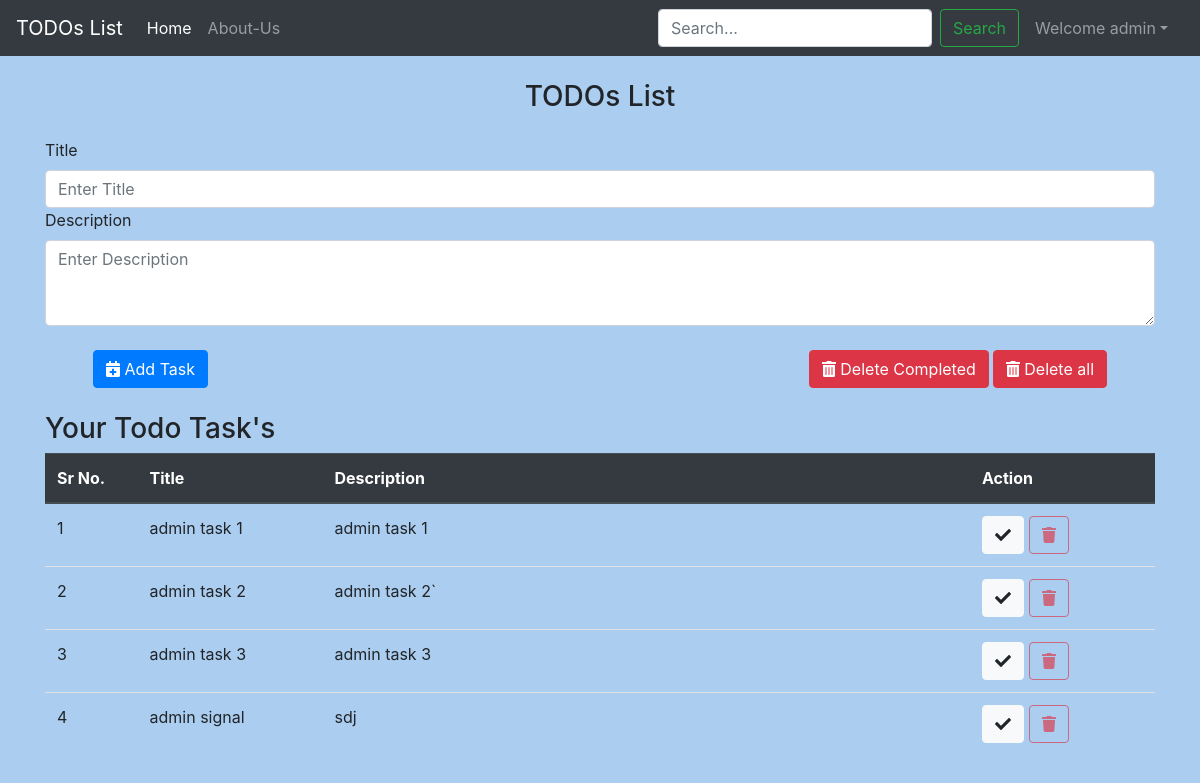
The page / (signed in) on the database as committed earlier.
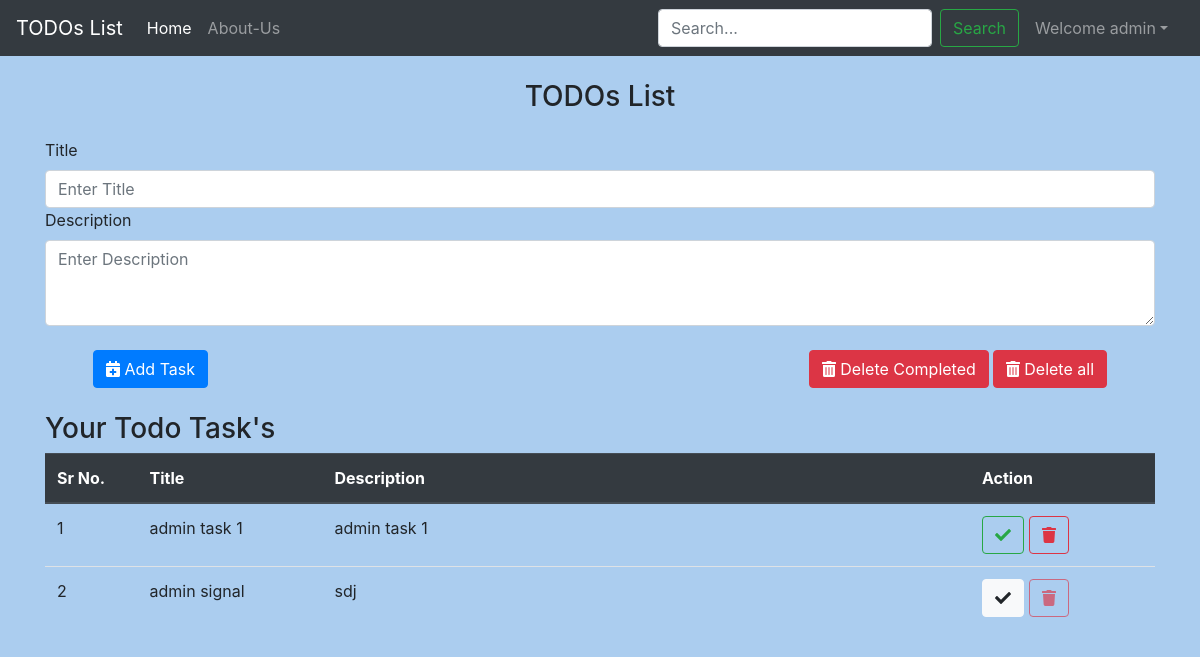
The same page on the database as committed later.
### todolist_app/models.py (models this page shows, shortened)
class TodoItem(models.Model):
    title = models.CharField(max_length=50)
    description = models.CharField(max_length=1000)
    is_completed = models.BooleanField(default=False)
    user = models.ForeignKey(User, on_delete=models.CASCADE, null=True)

### todolist_app/views.py (the view)
# urls.py: 2. Add a URL to urlpatterns:  path('', views.home, name='home')
def home(request):
    if request.user.is_authenticated:
        todo_items = TodoItem.objects.filter(user=request.user).order_by('id')
        form = TodoListForm(label_suffix='')
        search_form = TodoListSearchForm(label_suffix='')
        if len(todo_items) == 0:
            messages.warning(
                request, "You have nothing to do.Please add to do task's")
        data = {'todo_items': todo_items,
                'form': form, 'search_form': search_form}
        return render(request, 'todolist_app/home.html', data)
    else:
        login_form = LoginForm(label_suffix='')
        return render(request, 'todolist_app/login.html', {'login_form': login_form})

### todolist_app/forms.py
class TodoListForm(forms.ModelForm):
    class Meta:
        model = TodoItem
        fields = ['title', 'description']
        widgets = {
            'title': forms.TextInput(attrs={'class': 'form-control', 'aria-describedby': 'titlehelp', 'placeholder': 'Enter Title'}),
            'description': forms.Textarea(attrs={'class': 'form-control', 'rows': '3', 'placeholder': 'Enter Description'}),
        }

class TodoListSearchForm(forms.Form):
    search_string = forms.CharField(label='', max_length=50,
                                    widget=forms.TextInput(
                                        attrs={
                                            'class': 'form-control mr-sm-2', 'type': 'search', 'placeholder': 'Search...', 'aria-label': 'Search'
                                        }))

### todolist_app/templates/todolist_app/home.html (shortened to what this page needs)
{% extends "./basic.html" %}
{% block body %}
    <div class="container">
        <h3 class="text-center my-4">TODOs List</h3>
        <form action="{% url 'addItem' %}" method="post">
            {{ form }}
            <br />
            <button type="submit" class="ml-5 btn btn-primary">
                <i class="fas fa-calendar-plus"> </i> Add Task
            </button>
            <a href="{% url 'deleteAllItem' %}"
               class="mr-5 btn btn-danger float-right"><i class="fas fa-trash-alt">   </i> Delete all</a>
            <a href="{% url 'deleteComplete' %}"
               class="mr-1 btn btn-danger float-right"><i class="fas fa-trash-alt">   </i> Delete Completed</a>
        </form>
        <div id="items" class="my-4">
            <h3>Your Todo Task's</h3>
            <table class="table">
                <colgroup>
                    <col class="col-md-1" />
                    <col class="col-md-2" />
                    <col class="col-md-7" />
                    <col class="col-md-2" />
                </colgroup>
                <thead class="thead-dark">
                    {% if todo_items %}
                        <tr>
                            <th>Sr No.</th>
                            <th>Title</th>
                            <th>Description</th>
                            <th>Action</th>
                        </tr>
                    {% endif %}
                </thead>
                <tbody id="tbody">
                    {% for todo_item in todo_items %}
                        <tr>
                            <td>{{ forloop.counter }}</td>
                            <td>{{ todo_item.title }}</td>
                            <td>{{ todo_item.description }}</td>
                            <td>
                                {% if todo_item.is_completed %}
                                    <button class="btn btn-outline-success">
                                        <i class="fas fa-check"></i>
                                    </button>
                                {% else %}
                                    <a href="{% url 'isComplete' todo_item.id %}">
                                        <button class="btn btn-light">
                                            <i class="fas fa-check"></i>
                                        </button>
                                    </a>
                                {% endif %}
                                {% if todo_item.is_completed %}
                                    <a href="{% url 'deleteItem' todo_item.id %}">
                                        <button class="btn btn-outline-danger">
                                            <i class="fas fa-trash"></i>
                                        </button>
                                    </a>
                                {% else %}
                                    <button class="btn btn-outline-danger" disabled>
                                        <i class="fas fa-trash"></i>
                                    </button>
                                {% endif %}
                            </td>
                        </tr>
                    {% endfor %}
                </tbody>
            </table>
        </div>
    </div>
{% endblock body %}

### todolist_app/templates/todolist_app/basic.html (shortened to what this page needs)
{% load cache %}
<!doctype html>
<html lang="en">
    {% cache 604800 head %}
    <head>
        <link rel="stylesheet"
              href="https://cdn.jsdelivr.net/npm/bootstrap@4.6.1/dist/css/bootstrap.min.css"
/>
        <link rel="stylesheet"
              type="text/css"
              href="https://cdnjs.cloudflare.com/ajax/libs/font-awesome/5.15.2/css/all.min.css"/>
    </head>
    {% endcache %}
    <body>
        {% cache 604800 Navbar request.user.username %}
        <nav class="navbar navbar-expand-lg navbar-dark bg-dark">
            <a class="navbar-brand" href="{% url 'home' %}">TODOs List</a>
            <div class="collapse navbar-collapse" id="navbarSupportedContent">
                <ul class="navbar-nav mr-auto">
                    <li class="nav-item active">
                        <a class="nav-link" href="{% url 'home' %}">Home <span class="sr-only">(current)</span></a>
                    </li>
                    <li class="nav-item">
                        <a class="nav-link" href="#">About-Us</a>
                    </li>
                </ul>
                {% if user.is_authenticated %}
                    <form action="{% url 'searchItem' %}"
                          method="get"
                          class="form-inline my-2 my-lg-0">
                        {{ search_form }}
                        <button class="btn btn-outline-success my-2 my-sm-0 mr-2" type="submit">Search</button>
                    </form>
                    <ul class="navbar-nav mr-2">
                        <li class="nav-item dropdown">
                            <a class="nav-link dropdown-toggle"
                               id="logoutdropdown"
                               role="button"
                               data-toggle="dropdown"> Welcome {{ request.user }}</a>
                        </li>
                    </ul>
                {% endif %}
            </div>
        </nav>
        {% endcache %}
        {% block body %}
        {% endblock body %}
    </body>
</html>

Rows that differ between the two databases and show on the page:
removed TodoItem: title "admin task 2", description "admin task 2`", is_completed False (drawn)
removed TodoItem: title "admin task 3", description "admin task 3", is_completed False (drawn)
changed TodoItem "admin task 1": is_completed False → True (drawn)
